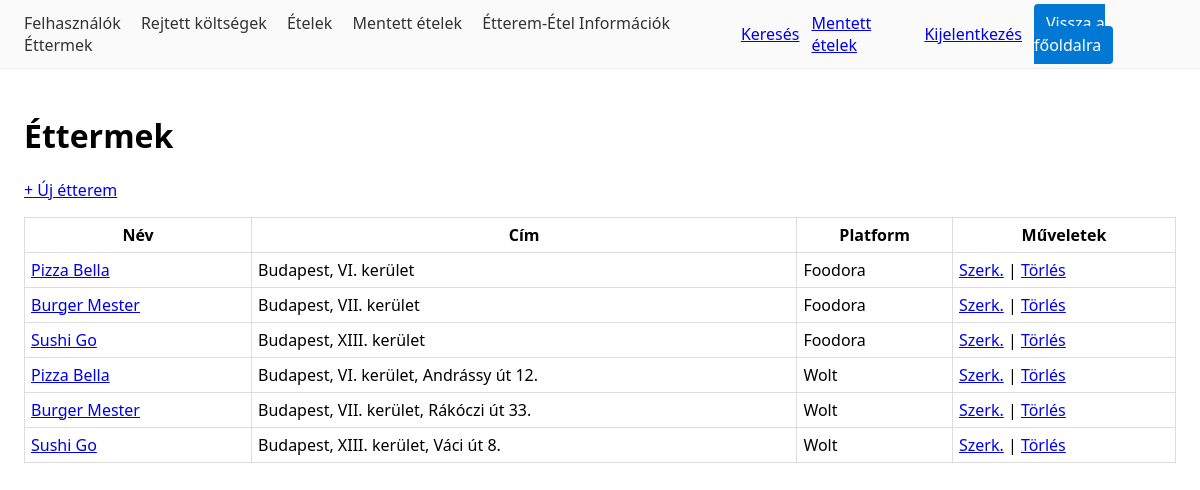
Before: /etterem/ (signed in) with the older database file.
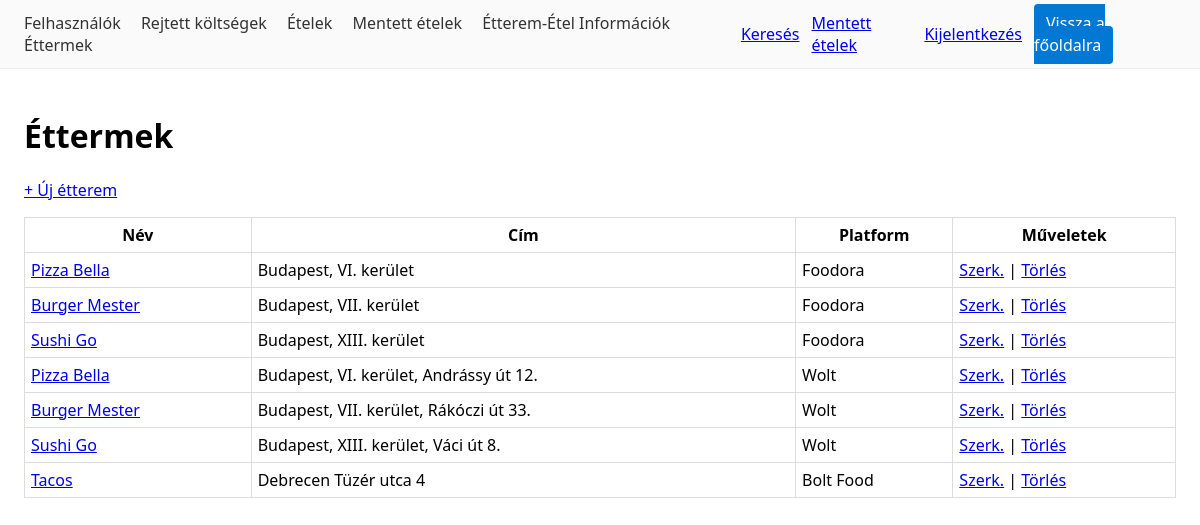
After: the same page with the newer database file.
### catalog/models.py (models this page shows, shortened)
class Etterem(models.Model):
    nev = models.CharField(max_length=150)
    cim = models.CharField(max_length=250, blank=True)
    platform = models.CharField(max_length=20, choices=PLATFORMOK, default="egyeb")
    platform_logo_url = models.URLField(blank=True)
    platform_url = models.URLField(blank=True)

### catalog/views.py (the view)
# urls.py: path("etterem/", views.EtteremListView.as_view(), name="etterem_list"),
class EtteremListView(StaffRequired, ListView):
    model = Etterem
    template_name = "catalog/etterem_list.html"

### foodcompare/mixins.py (called while the page is built)
    def test_func(self):
        user = self.request.user
        return user.is_authenticated and user.is_staff

### templates/catalog/etterem_list.html
{% extends "_base.html" %}
{% block content %}
<h1>Éttermek</h1>
{% if user.is_authenticated and user.is_staff %}
  <p><a href="{% url 'catalog:etterem_create' %}">+ Új étterem</a></p>
{% endif %}
<table>
  <tr>
    <th>Név</th>
    <th>Cím</th>
    <th>Platform</th>
    {% if user.is_authenticated and user.is_staff %}<th>Műveletek</th>{% endif %}
  </tr>
  {% for o in object_list %}
    <tr>
      <td><a href="{% url 'catalog:etterem_detail' o.pk %}">{{ o.nev }}</a></td>
      <td>{{ o.cim }}</td>
      <td>{{ o.get_platform_display }}</td>
      {% if user.is_authenticated and user.is_staff %}
        <td>
          <a href="{% url 'catalog:etterem_update' o.pk %}">Szerk.</a> |
          <a href="{% url 'catalog:etterem_delete' o.pk %}">Törlés</a>
        </td>
      {% endif %}
    </tr>
  {% empty %}
    <tr>
      <td colspan="{% if user.is_authenticated and user.is_staff %}4{% else %}3{% endif %}">
        Nincs adat.
      </td>
    </tr>
  {% endfor %}
</table>
{% endblock %}

Changed rows visible on the page:
added Etterem: nev "Tacos", cim "Debrecen Tüzér utca 4", platform "Bolt Food"
